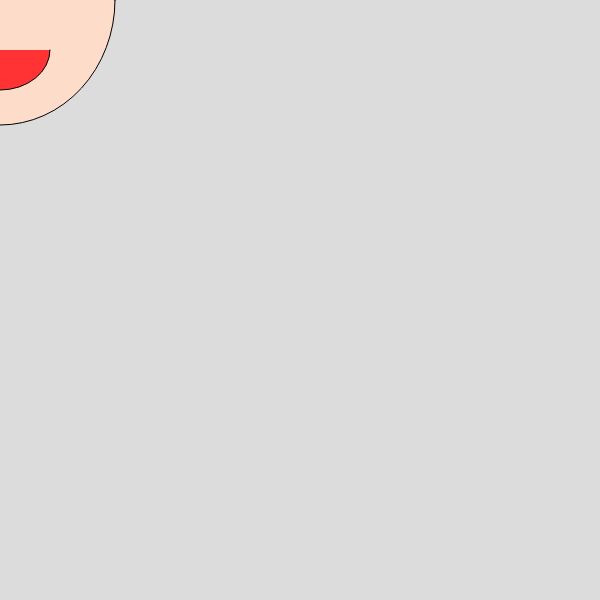
Frame 1 (no input)
Frame 60 (no input): identical to frame 1, image omitted
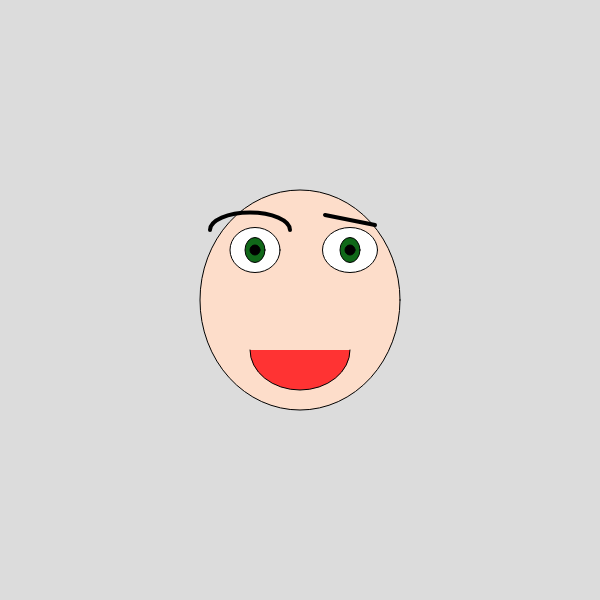
Frame 120 (the mouse pressed at the canvas centre since frame 60)

The p5.js sketch that drew these frames (run headless with seeded random() and noise() and a simulated clock; from frame 60 on, the mouse is pressed at the canvas centre):

// p5.js sketch
// ── sketch.js
function setup() {
  createCanvas(600, 600);//Crea un àrea de 600 píxels quadrats, 600 píxels d'amplada i 600 píxels d'alçada, canvas es l'area de dibuix. Setup és la configuració o carcterístiques del nostre codi
}
function draw() {//Draw significa dibuixar
  //mouseX=300;mouseY=300
background(220);//Fons de color gris perqué hi ha un número entre 0 i 255 i el 0 és negre i el 255 és blanc
  print("mouseX:"+mouseX)
    print("mouseY:"+mouseY)
  strokeWeight(1)
  fill(253,221,202);//Fill és omplir de color el que hi ha a continuació en aquest cas el·lipse. El primer número es el nivel de vermellor(R:red), e segon es el nivell de verdor(G:green) i el tercer número  es el nivell de blavor(B:blue). Podem fer 255·255·255=16.700.000 de colors diferents. He de posar el color que vulgui als ulls i a la cara canviant els 3 números, buscan a googlecolors RGB
  ellipse(mouseX,mouseY,mouseX/10-230,mouseY/10-250); //Es la cara sensera. El pimer número significa la posició x del centre de l'el·lipse. el segón número significa la posició y del centre de l'el·lipse. El tercer número significa  l'amlada de l'el·ipse, i el quart número alçada de l'el·lipse. Sempre els números són píxels contats desde la cantonada superior esquerra, és a dir, el punt 0,0 es troba diferent que a matemàtiques(cantonada inferior esquera.)
  fill(255,255,255);//Color de de l'ull 
  ellipse(mouseX-45,mouseY-50,50,45);// es l'ull dret perquè està a 350 píxels de x al centre.
    fill(mouseX-284,mouseY-196,mouseX-275);//color del iris
  ellipse(mouseX-45,mouseY-50,20,25);//iris esquerra
    fill(0,0,0);//color pupil·la
  ellipse(mouseX-45,mouseY-50,10,10);//pupil·la
  fill(255,255,255)
  ellipse(mouseX+50,mouseY-50,55,45);//És l'ull esquerre perqué està a 250 píxels de x al centre.
  fill(mouseX-284,mouseY-196,mouseX-275)
  ellipse(mouseX+50,mouseY-50,20,25)
    fill(0,0,0)
  ellipse(mouseX+50,mouseY-50,10,10)
  fill(255,51,51);// es el color de la boca, es vermellós perqué té de vermell.
  arc(mouseX,mouseY+50,100,80,0,PI);//Boca
  noFill();//No omplir de color de la la cella
   strokeWeight(4);
  arc(mouseX-50,mouseY-70,80,35,PI,0);//Cella esquerra
  strokeWeight(4);
  line(mouseX+25,mouseY-85,mouseX+75,mouseY-75);//Cella dreta: els dos primers números són la x
}
